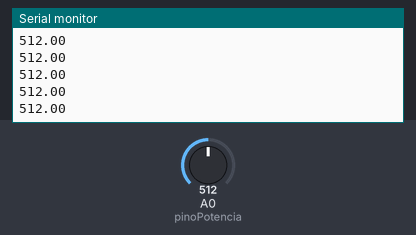
A sketch run on a simulated Arduino Uno, built with avr-gcc and run on an emulated ATmega328P. Parts: the last lines printed to the serial monitor. Inputs (shaded band) come from the test bench; at power-on: A0 (pinoPotencia) = 512.

Above: at 1.2 s.
1.3 s: A0 (pinoPotencia) set to 716
At 2.2 s:
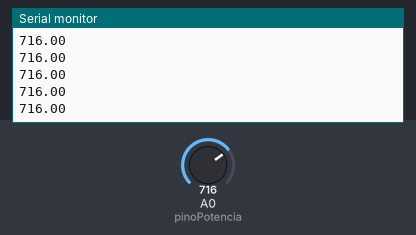
2.8 s: A0 (pinoPotencia) set to 900
At 3.9 s:
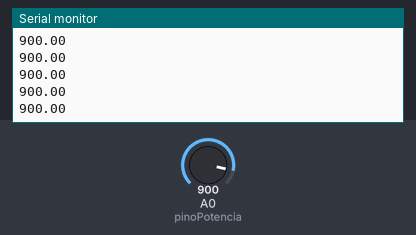
Timing chart, 0 to 5.8 s (numbered marks = the images above; inputs shaded):
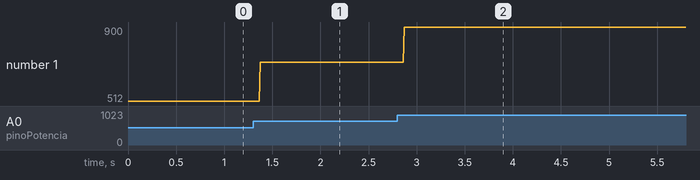

The sketch:

teste_potenciometro.ino
```cpp
int pinoPotencia = A0;
float sinal;

void setup() {
  // put your setup code here, to run once:
  Serial.begin(9600);
}

void loop() {
  // put your main code here, to run repeatedly:
  sinal = analogRead(pinoPotencia);
  Serial.println(sinal);
}
```

Measured:
- after the input at 1.3 s, the serial monitor: prints a new line after 0.07 s (image 1)
- after the input at 2.8 s, the serial monitor: prints a new line after 0.07 s (image 2)
- plotted number 1: 512 → 716 after the input at 1.3 s, 716 → 900 after the input at 2.8 s
